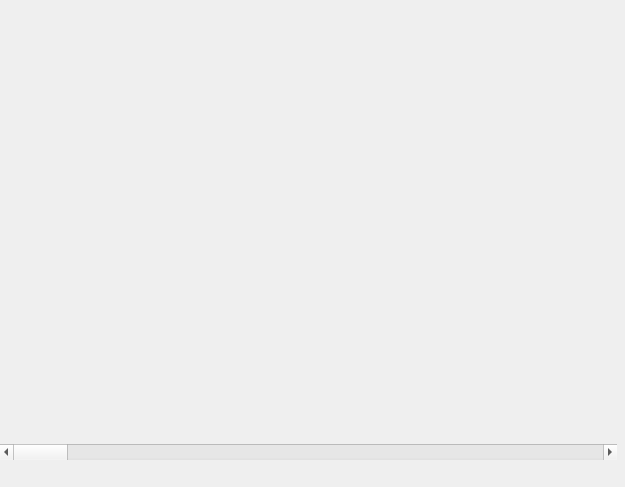
<?xml version="1.0" encoding="UTF-8"?>
<ui version="4.0">
 <class>Expose_form</class>
 <widget class="QWidget" name="Expose_form">
  <property name="geometry">
   <rect>
    <x>540</x>
    <y>161</y>
    <width>625</width>
    <height>487</height>
   </rect>
  </property>
  <property name="toolTip">
   <string></string>
  </property>
  <property name="windowTitle">
   <string>Expose...</string>
  </property>
  <widget class="QScrollBar" name="ScrollBar1">
   <property name="geometry">
    <rect>
     <x>0</x>
     <y>444</y>
     <width>617</width>
     <height>16</height>
    </rect>
   </property>
   <property name="enabled">
    <bool>true</bool>
   </property>
   <property name="orientation">
    <enum>Qt::Horizontal</enum>
   </property>
   <property name="minimum">
    <number>0</number>
   </property>
   <property name="maximum">
    <number>100</number>
   </property>
   <property name="value">
    <number>0</number>
   </property>
   <property name="singleStep">
    <number>1</number>
   </property>
   <property name="toolTip">
    <string></string>
   </property>
  </widget>
 </widget>
</ui>
